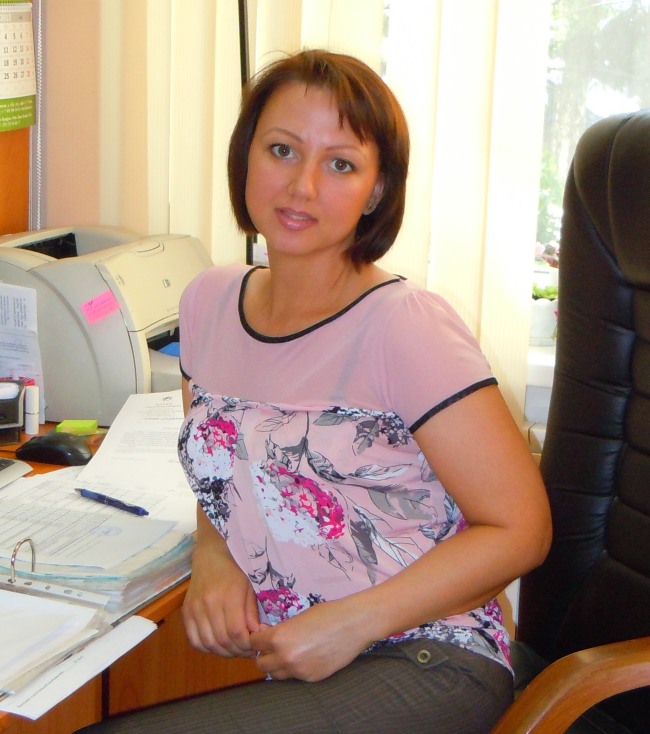
#> input picture class/R.jpg, 1949 x 2201 px (shown at 1/3 size)
$ python pillow2.py
#> lines starting #> are read from the running program, lines starting #| are printed output that depends on the picture
from PIL import Image,ImageEnhance


gvbvvv = Image.open("R.jpg")
#> gvbvvv is the input picture: PIL image 1949x2201 RGB; mean R, G, B 170, 147.3, 132.9
ugcghjkghc2 = ImageEnhance.Brightness(gvbvvv)
ugcghjkghc = ugcghjkghc2.enhance(100)
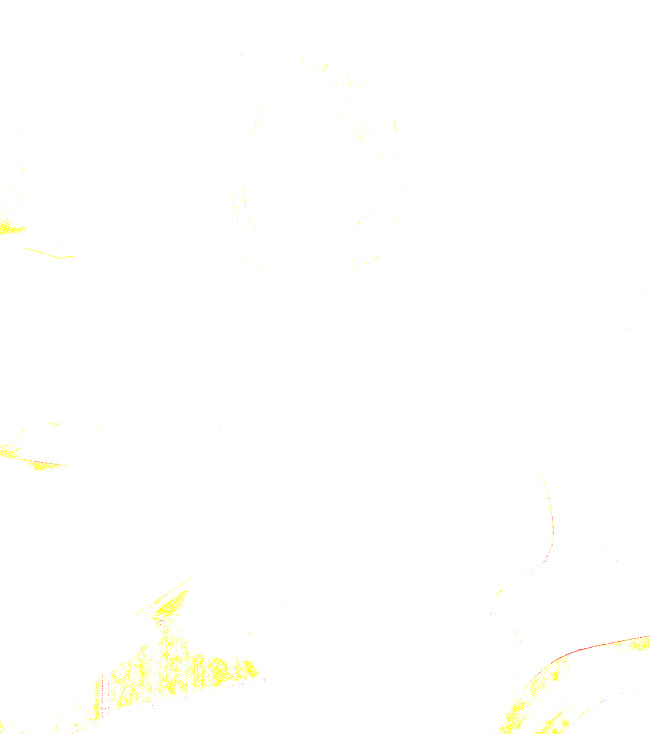
#> ugcghjkghc: PIL image 1949x2201 RGB (shown at 1/3 size); mean R, G, B 255, 255, 253.5
gvbvvv = ugcghjkghc.resize((500,500))
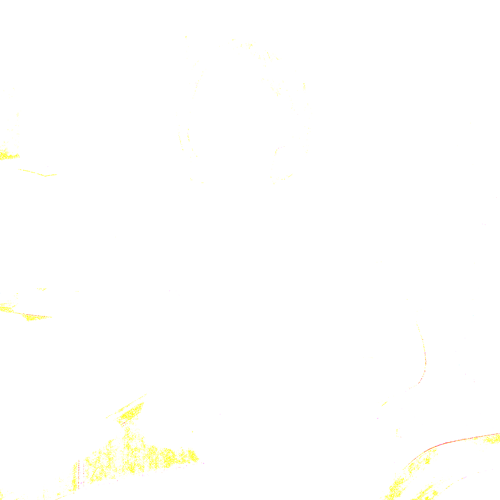
#> gvbvvv: PIL image 500x500 RGB; mean R, G, B 255, 254.9, 253.5


print("размер: ",gvbvvv.size)
#| размер:  (500, 500)
print("формат: ",gvbvvv.format)
#| формат:  None
print("рижим цвета: ",gvbvvv.mode)
#| рижим цвета:  RGB

gvbvvv.show()
gvbvvv.save("ju2.png", format="PNG")

$ run again, with class/cofe.jpg copied over class/R.jpg
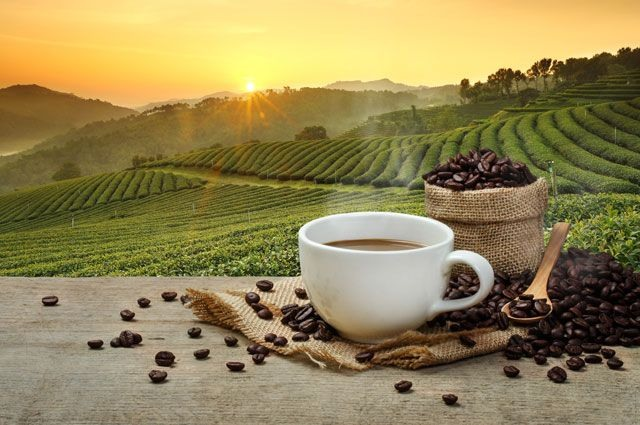
#> input picture class/cofe.jpg, 640 x 425 px
#> gvbvvv is the input picture: PIL image 640x425 RGB; mean R, G, B 147.8, 133, 84.9
#> `ugcghjkghc = ugcghjkghc2.enhance(100)`:
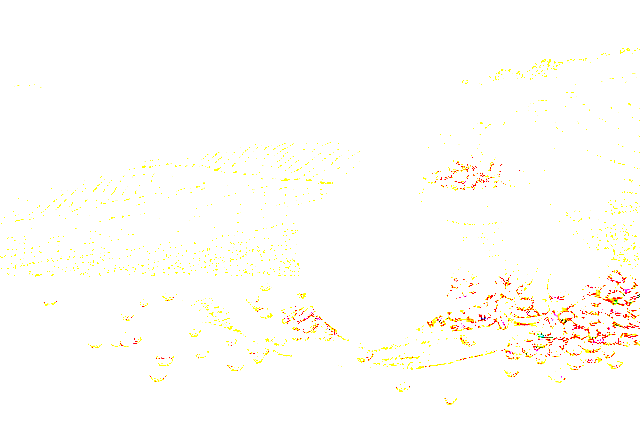
#> ugcghjkghc: PIL image 640x425 RGB; mean R, G, B 254.9, 253.5, 249.8
#> `gvbvvv = ugcghjkghc.resize((500,500))`:
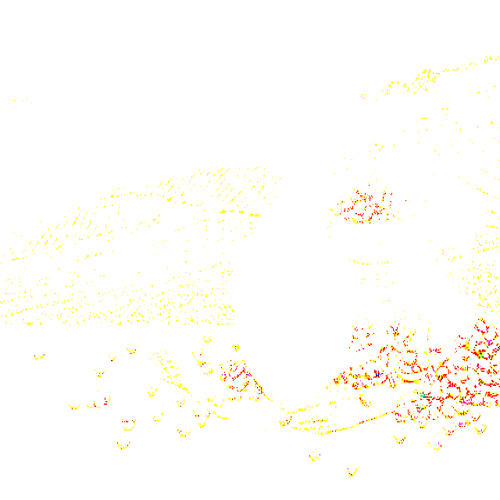
#> gvbvvv: PIL image 500x500 RGB; mean R, G, B 254.9, 253.4, 249.5
#| размер:  (500, 500)
#| формат:  None
#| рижим цвета:  RGB
